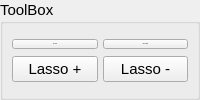
                       <widget class="QGroupBox" name="groupBox_ToolBox">
                        <property name="sizePolicy">
                         <sizepolicy hsizetype="Preferred" vsizetype="Preferred">
                          <horstretch>0</horstretch>
                          <verstretch>0</verstretch>
                         </sizepolicy>
                        </property>
                        <property name="minimumSize">
                         <size>
                          <width>200</width>
                          <height>99</height>
                         </size>
                        </property>
                        <property name="font">
                         <font>
                          <pointsize>11</pointsize>
                         </font>
                        </property>
                        <property name="title">
                         <string>ToolBox</string>
                        </property>
                        <property name="alignment">
                         <set>Qt::AlignLeading|Qt::AlignLeft|Qt::AlignTop</set>
                        </property>
                        <property name="flat">
                         <bool>false</bool>
                        </property>
                        <property name="checkable">
                         <bool>false</bool>
                        </property>
                        <layout class="QGridLayout" name="gridLayout_GrouBox_ToolBox_2">
                         <property name="sizeConstraint">
                          <enum>QLayout::SetDefaultConstraint</enum>
                         </property>
                         <property name="leftMargin">
                          <number>9</number>
                         </property>
                         <property name="topMargin">
                          <number>15</number>
                         </property>
                         <property name="rightMargin">
                          <number>9</number>
                         </property>
                         <property name="bottomMargin">
                          <number>15</number>
                         </property>
                         <property name="horizontalSpacing">
                          <number>9</number>
                         </property>
                         <property name="verticalSpacing">
                          <number>7</number>
                         </property>
                         <item row="2" column="0" colspan="2">
                          <widget class="QFrame" name="frame_5">
                           <layout class="QGridLayout" name="gridLayout_17">
                            <property name="leftMargin">
                             <number>0</number>
                            </property>
                            <property name="topMargin">
                             <number>0</number>
                            </property>
                            <property name="rightMargin">
                             <number>0</number>
                            </property>
                            <property name="bottomMargin">
                             <number>0</number>
                            </property>
                            <property name="horizontalSpacing">
                             <number>5</number>
                            </property>
                            <property name="verticalSpacing">
                             <number>0</number>
                            </property>
                            <item row="0" column="0">
                             <widget class="QPushButton" name="pushButton_5">
                              <property name="sizePolicy">
                               <sizepolicy hsizetype="Minimum" vsizetype="Minimum">
                                <horstretch>0</horstretch>
                                <verstretch>0</verstretch>
                               </sizepolicy>
                              </property>
                              <property name="minimumSize">
                               <size>
                                <width>80</width>
                                <height>0</height>
                               </size>
                              </property>
                              <property name="text">
                               <string>Lasso +</string>
                              </property>
                             </widget>
                            </item>
                            <item row="0" column="1">
                             <widget class="QPushButton" name="pushButton_6">
                              <property name="sizePolicy">
                               <sizepolicy hsizetype="Minimum" vsizetype="Minimum">
                                <horstretch>0</horstretch>
                                <verstretch>0</verstretch>
                               </sizepolicy>
                              </property>
                              <property name="minimumSize">
                               <size>
                                <width>80</width>
                                <height>0</height>
                               </size>
                              </property>
                              <property name="text">
                               <string>Lasso -</string>
                              </property>
                             </widget>
                            </item>
                           </layout>
                          </widget>
                         </item>
                         <item row="1" column="0" colspan="2">
                          <widget class="QFrame" name="frame_3">
                           <property name="sizePolicy">
                            <sizepolicy hsizetype="Minimum" vsizetype="Minimum">
                             <horstretch>0</horstretch>
                             <verstretch>0</verstretch>
                            </sizepolicy>
                           </property>
                           <layout class="QGridLayout" name="gridLayout_15">
                            <property name="leftMargin">
                             <number>0</number>
                            </property>
                            <property name="topMargin">
                             <number>0</number>
                            </property>
                            <property name="rightMargin">
                             <number>0</number>
                            </property>
                            <property name="bottomMargin">
                             <number>0</number>
                            </property>
                            <property name="horizontalSpacing">
                             <number>5</number>
                            </property>
                            <property name="verticalSpacing">
                             <number>0</number>
                            </property>
                            <item row="0" column="0">
                             <widget class="QPushButton" name="Add_mask_btn_2">
                              <property name="sizePolicy">
                               <sizepolicy hsizetype="MinimumExpanding" vsizetype="MinimumExpanding">
                                <horstretch>0</horstretch>
                                <verstretch>0</verstretch>
                               </sizepolicy>
                              </property>
                              <property name="minimumSize">
                               <size>
                                <width>80</width>
                                <height>0</height>
                               </size>
                              </property>
                              <property name="baseSize">
                               <size>
                                <width>0</width>
                                <height>0</height>
                               </size>
                              </property>
                              <property name="font">
                               <font>
                                <pointsize>-1</pointsize>
                               </font>
                              </property>
                              <property name="styleSheet">
                               <string notr="true">QPushButton:{
color: rgb(255, 255, 255);
	background-color: rgb(0, 85, 255);
}</string>
                              </property>
                              <property name="text">
                               <string>Poly add</string>
                              </property>
                             </widget>
                            </item>
                            <item row="0" column="1">
                             <widget class="QPushButton" name="Delete_selected_btn_2">
                              <property name="sizePolicy">
                               <sizepolicy hsizetype="MinimumExpanding" vsizetype="MinimumExpanding">
                                <horstretch>0</horstretch>
                                <verstretch>0</verstretch>
                               </sizepolicy>
                              </property>
                              <property name="minimumSize">
                               <size>
                                <width>80</width>
                                <height>0</height>
                               </size>
                              </property>
                              <property name="baseSize">
                               <size>
                                <width>0</width>
                                <height>0</height>
                               </size>
                              </property>
                              <property name="font">
                               <font>
                                <pointsize>-1</pointsize>
                               </font>
                              </property>
                              <property name="text">
                               <string>Poly remove</string>
                              </property>
                             </widget>
                            </item>
                           </layout>
                          </widget>
                         </item>
                        </layout>
                       </widget>
